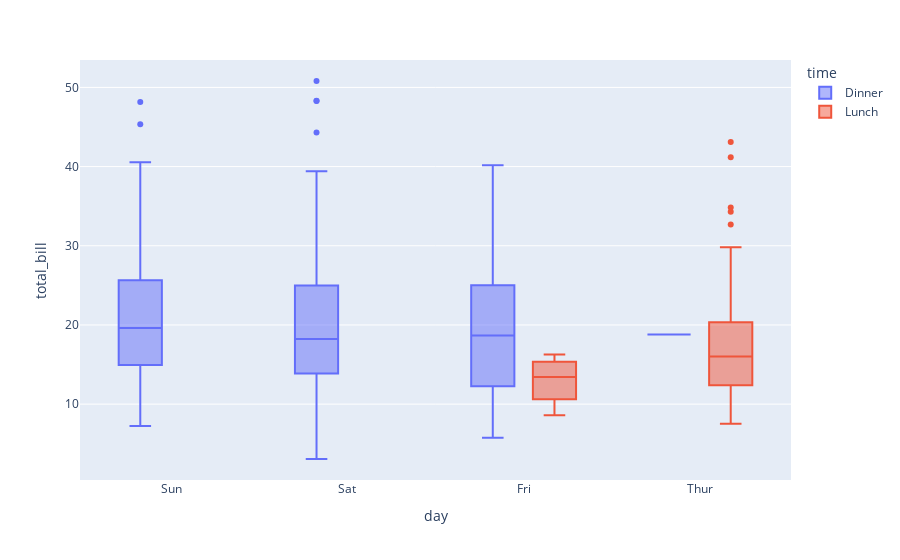

Notebook code for this chart:
### Code cell
px.box(data_frame=tips, x='day', y='total_bill', color='time')

### Figure 1 — Plotly figure (JSON) as saved in the notebook; plotly's stock layout.template omitted (floating-point values rounded to 4 significant figures; data arrays with more than 128 entries replaced by an {"elided": "..."} marker saying what was removed)
{"data": [{"alignmentgroup": "True", "hovertemplate": "time=Dinner<br>day=%{x}<br>total_bill=%{y}<extra></extra>", "legendgroup": "Dinner", "marker": {"color": "#636efa"}, "name": "Dinner", "notched": false, "offsetgroup": "Dinner", "orientation": "v", "showlegend": true, "type": "box", "x": {"elided": "176 str values"}, "x0": " ", "xaxis": "x", "y": {"elided": "176 float values"}, "y0": " ", "yaxis": "y"}, {"alignmentgroup": "True", "hovertemplate": "time=Lunch<br>day=%{x}<br>total_bill=%{y}<extra></extra>", "legendgroup": "Lunch", "marker": {"color": "#EF553B"}, "name": "Lunch", "notched": false, "offsetgroup": "Lunch", "orientation": "v", "showlegend": true, "type": "box", "x": ["Thur", "Thur", "Thur", "Thur", "Thur", "Thur", "Thur", "Thur", "Thur", "Thur", "Thur", "Thur", "Thur", "Thur", "Thur", "Thur", "Thur", "Thur", "Thur", "Thur", "Thur", "Thur", "Thur", "Thur", "Thur", "Thur", "Thur", "Thur", "Thur", "Thur", "Thur", "Thur", "Thur", "Thur", "Thur", "Thur", "Thur", "Thur", "Thur", "Thur", "Thur", "Thur", "Thur", "Thur", "Thur", "Thur", "Thur", "Thur", "Thur", "Thur", "Thur", "Thur", "Thur", "Thur", "Thur", "Thur", "Thur", "Thur", "Thur", "Thur", "Thur", "Fri", "Fri", "Fri", "Fri", "Fri", "Fri", "Fri"], "x0": " ", "xaxis": "x", "y": [27.2, 22.76, 17.29, 19.44, 16.66, 10.07, 32.68, 15.98, 34.83, 13.03, 18.28, 24.71, 21.16, 10.65, 12.43, 24.08, 11.69, 13.42, 14.26, 15.95, 12.48, 29.8, 8.52, 14.52, 11.38, 22.82, 19.08, 20.27, 11.17, 12.26, 18.26, 8.51, 10.33, 14.15, 16, 13.16, 17.47, 34.3, 41.19, 27.05, 16.43, 8.35, 18.64, 11.87, 9.78, 7.51, 19.81, 28.44, 15.48, 16.58, 7.56, 10.34, 43.11, 13, 13.51, 18.71, 12.74, 13, 16.4, 20.53, 16.47, 12.16, 13.42, 8.58, 15.98, 13.42, 16.27, 10.09], "y0": " ", "yaxis": "y"}], "layout": {"autosize": true, "boxmode": "group", "legend": {"title": {"text": "time"}, "tracegroupgap": 0}, "margin": {"t": 60}, "xaxis": {"anchor": "y", "autorange": true, "domain": [0, 1], "range": [-0.5138, 3.514], "title": {"text": "day"}, "type": "category"}, "yaxis": {"anchor": "x", "autorange": true, "domain": [0, 1], "range": [0.4178, 53.46], "title": {"text": "total_bill"}, "type": "linear"}}}
